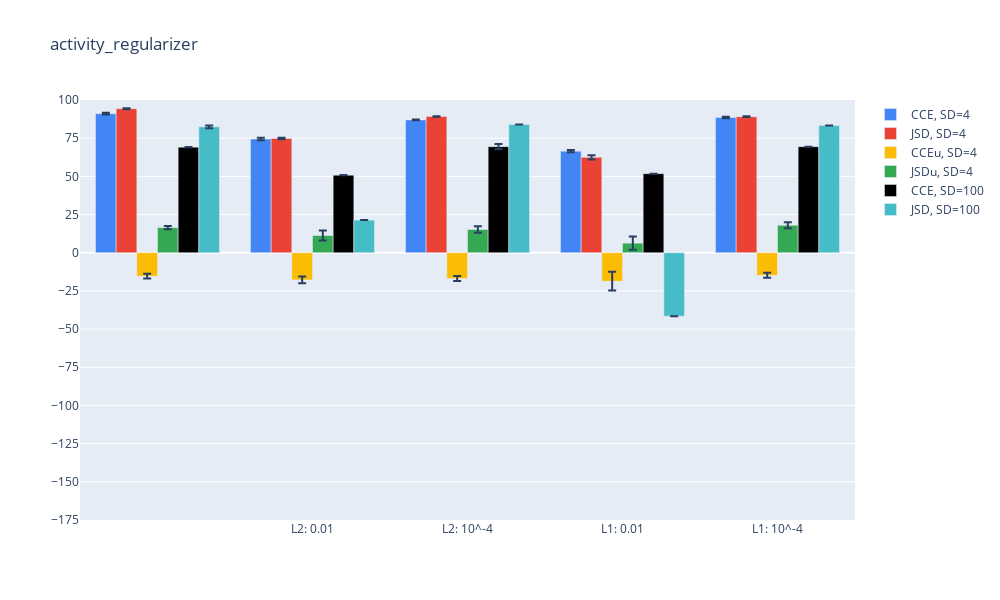

Write notebook code for a chart like this one.
### Code cell
plot_vals(5)
plt.savefig("pictures/results_fig_5.svg")

### Figure 1 — Plotly figure (JSON) as saved in the notebook; plotly's stock layout.template omitted (floating-point values rounded to 4 significant figures)
{"data": [{"error_y": {"array": [0.574, 0.8328, 0.2856, 0.7619, 0.449]}, "marker": {"color": "#4285F4"}, "name": "CCE, SD=4", "type": "bar", "x": ["", "L2: 0.01", "L2: 10^-4", "L1: 0.01", "L1: 10^-4"], "y": [91.01, 74.45, 86.98, 66.49, 88.56]}, {"error_y": {"array": [0.3421, 0.546, 0.161, 1.373, 0.2397]}, "marker": {"color": "#EA4335"}, "name": "JSD, SD=4", "type": "bar", "x": ["", "L2: 0.01", "L2: 10^-4", "L1: 0.01", "L1: 10^-4"], "y": [94.3, 74.81, 89.21, 62.45, 89.09]}, {"error_y": {"array": [1.498, 2.186, 1.617, 6.136, 1.692]}, "marker": {"color": "#FBBC04"}, "name": "CCEu, SD=4", "type": "bar", "x": ["", "L2: 0.01", "L2: 10^-4", "L1: 0.01", "L1: 10^-4"], "y": [-15.3, -17.81, -16.9, -18.66, -14.77]}, {"error_y": {"array": [1.1, 3.252, 2.203, 4.389, 2.017]}, "marker": {"color": "#34A853"}, "name": "JSDu, SD=4", "type": "bar", "x": ["", "L2: 0.01", "L2: 10^-4", "L1: 0.01", "L1: 10^-4"], "y": [16.43, 11.28, 15.2, 6.261, 17.98]}, {"error_y": {"array": [0.02248, 0.112, 1.761, 0, 0]}, "marker": {"color": "#000000"}, "name": "CCE, SD=100", "type": "bar", "x": ["", "L2: 0.01", "L2: 10^-4", "L1: 0.01", "L1: 10^-4"], "y": [69.14, 50.79, 69.44, 51.78, 69.45]}, {"error_y": {"array": [0.9052, 0, 0, 0, 0]}, "marker": {"color": "#46BDC6"}, "name": "JSD, SD=100", "type": "bar", "x": ["", "L2: 0.01", "L2: 10^-4", "L1: 0.01", "L1: 10^-4"], "y": [82.43, 21.36, 83.95, -41.54, 83.3]}], "layout": {"height": 600, "title": {"text": "activity_regularizer"}, "width": 1000, "yaxis": {"dtick": 25, "range": [-175, 100], "tick0": 0}}}
